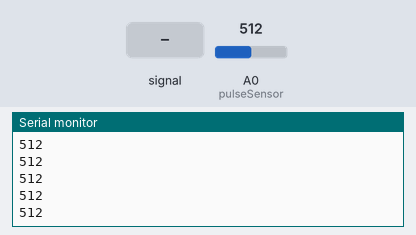
A sketch run on a simulated Arduino Uno, built with avr-gcc and run on an emulated ATmega328P. Parts: the last lines printed to the serial monitor. Inputs (shaded band) come from the test bench; at power-on: A0 (pulseSensor) = 512.

Above: at 1.2 s.
1.3 s: A0 (pulseSensor) fed a 200 Hz sine of ±81 counts around its level
At 1.31 s:
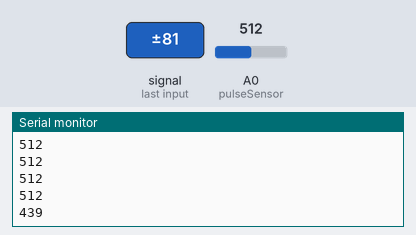
2.8 s: A0 (pulseSensor) set to 716
At 2.81 s:
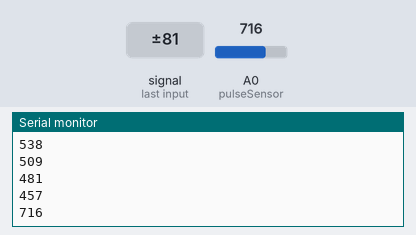
4.3 s: A0 (pulseSensor) fed a 1000 Hz sine of ±255 counts around its level
At 4.32 s:
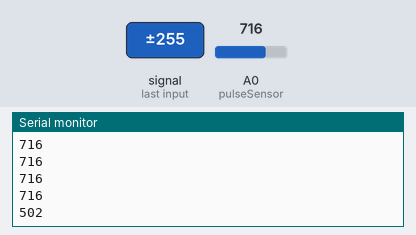
5.8 s: A0 (pulseSensor) set to 900
At 5.82 s:
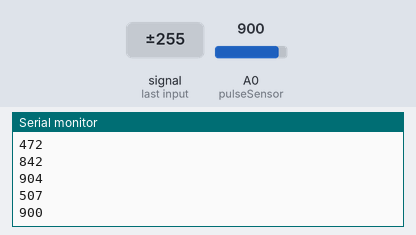
Timing chart, 0 to 8.3 s (numbered marks = the images above; inputs shaded):
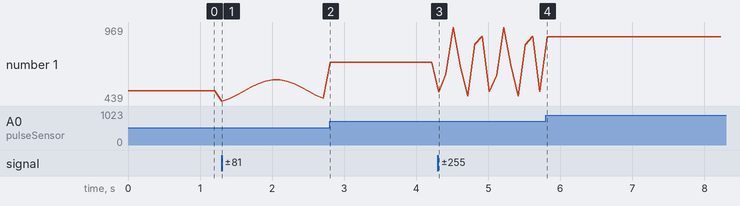

Measured:
- after the input at 1.3 s, the serial monitor: prints a new line at once (image 1)
- after the input at 2.8 s, the serial monitor: prints a new line at once (image 2)
- after the input at 4.3 s, the serial monitor: prints a new line at once (image 3)
- after the input at 5.8 s, the serial monitor: prints a new line at once (image 4)
- plotted number 1: 512 → 457 after the input at 1.3 s, 457 → 716 after the input at 2.8 s, 716 → 507 after the input at 4.3 s, 507 → 900 after the input at 5.8 s

The sketch:

pulse_sensor_test.ino
```cpp
//Programa de ejemplo para sensor de pulsos del corazón
//Blink en base a latidos :o
#define spln(x) Serial.println(x)
#define sp(x)   Serial.print(x)

int pulseSensor = A0;
int purplePin = 0;

void setup(){
  Serial.begin(115200);
  pinMode(pulseSensor, INPUT);
}

void loop(){
  int p = analogRead(pulseSensor);
  spln(p);
  delay(100);
}
```
